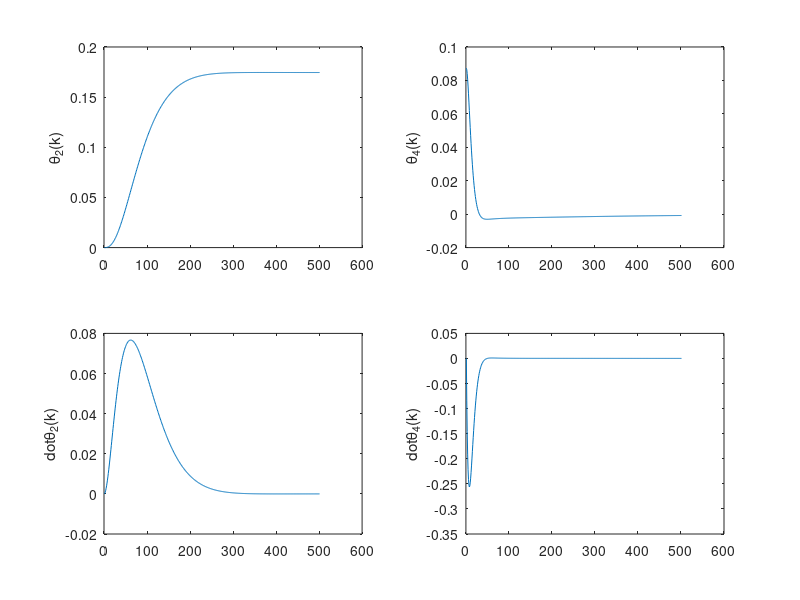
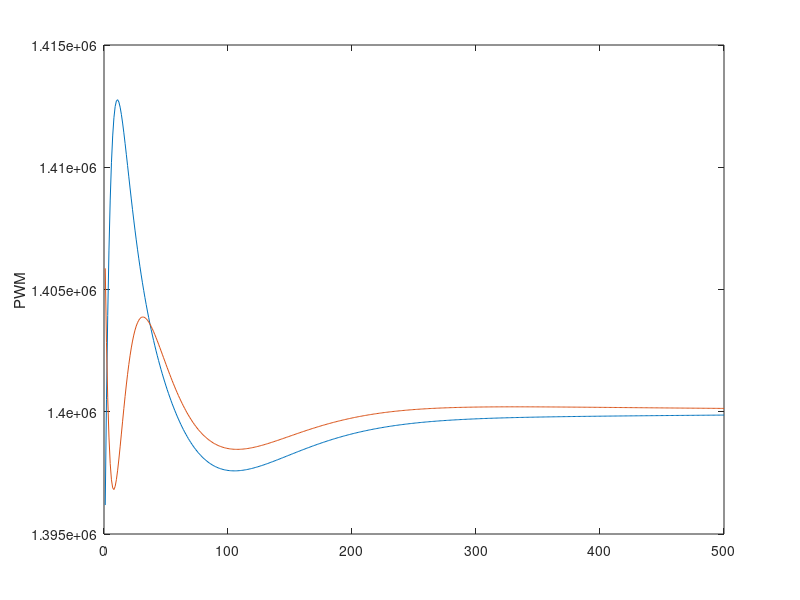

Write MATLAB code to recreate these figures, in order.
%%%%%%%%%%%%%%%%  Bench Altitude Control %%%%%%%%%%%%%%%%%%
%%%%%%%%%%%%%%%%% Author: Felipe Machini %%%%%%%%%%%%%%%%%%
%%%%% Bench altitude control using LQR technique %%%%%%%%%%
%%%%%%%%%%%%%%%%%%%%%%%%%%%%%%%%%%%%%%%%%%%%%%%%%%%%%%%%%%%

clear all; close all; clc;

% Test Bench Properties
a = 0.0187;
b = 0.0495;
c = 0.6925;
Iyy2 = 0.289;
m2 = 0.154;
m3 = 0.115;
m4 = 0.600; % bicopter mass
l3 = 0.173;
l2 = 0.595;
L1 = 0.215;
L2 = 0.225;

den1 = Iyy2 + 1/4 * l3^2* m2 + l2^2*(m2+m3+m4);
% Linear State Space Model
% x = [Theta2 Theta4 Theta2_dot Theta4_dot]
% expanded state vector (including error) z = [(x1ref-x1) (x2ref-x2) x_dot]

Ac= [0 0 1 0;
    0 0 0 1;
    0 0 0 0;
    0 -c/a 0 -b/a];

b1 = l2/den1;

Bc= [0 0;
    0 0;
    b1 b1;
    (L1)/(a), -(L2)/(a)];

Cc = [1 0 0 0
     0 1 0 0];
Aa = [zeros(2,2) Cc;
      zeros(4,2) Ac];

Bb = [zeros(2,2);Bc];
%  B= [0;
%      (L1+L2)/a]; % considerando apenas uma entrada: forca f aplicada + no motor 1 e - no motor 2
D = 0;
sysC = ss(Aa,Bb,eye(size(Aa)),D);

% Discrete time state space model
T = 0.02;%(s)
sysD = c2d(sysC,T);
A = sysD.A;
B = sysD.B;
C = sysD.C;
D = sysD.D;

% Designing LQR tracking Controler

Qr = diag([10,0.2,10,5,5,0.5]);
Rr = diag([1 1]) ;

Kc = dlqr(A,B,Qr,Rr);
Kp = Kc(:,1:2)
Kx = Kc(:, 3:end)

% Simulation
Ad = A(3:end,3:end);
Bd = B(3:end,:);
xref = [10; 0]*pi/180; %reference position (rad)
dt = 0.02; %sampling time
numit = 500;
x = zeros(4,numit);
x(:,1) = [0 5 0 0]*pi/180;
u = zeros(2,numit);
duty = u;
int_e=[0;0];
trimForce = 0.0917*40 - 1.39;
for i = 1:numit
    
    e = xref - Cc*x(:,i);
    int_e = int_e + e*dt;
    u(:,i) = Kp*int_e - Kx*x(:,i);
    
    x(:,i+1) = Ad*x(:,i) + Bd*u(:,i);
    
    
    duty(:,i) = 1000000 + (u(:,i) + 1.39 + trimForce)*10000/0.0917;
end

figure
subplot(2,2,1)
plot(x(1,:))
ylabel('\theta_2(k)');
subplot(2,2,2)
plot(x(2,:))
ylabel('\theta_4(k)');
subplot(2,2,3)
plot(x(3,:))
ylabel('dot{\theta_2(k)}');
subplot(2,2,4)
plot(x(4,:))
ylabel('dot{\theta_4(k)}');
figure;plot(duty(1,:));hold on;plot(duty(2,:))
ylabel('PWM')